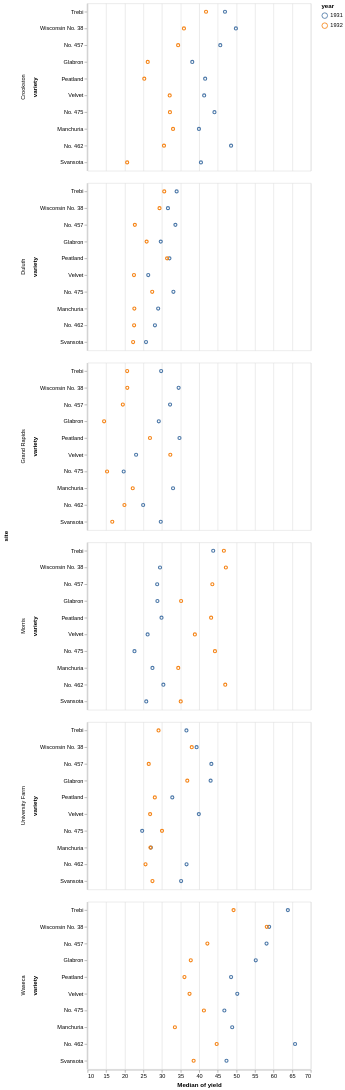

Write a Vega-Lite specification for this figure.
### Vega-Lite specification from a JSON file in a GitHub repository (floating-point values rounded to 4 significant figures)
{"config": {"view": {"height": 300, "width": 400}}, "encoding": {"y": {"scale": {"rangeStep": 20}, "field": "variety", "sort": {"field": "yield", "op": "median", "order": "descending"}, "type": "nominal"}, "x": {"aggregate": "median", "field": "yield", "type": "quantitative", "scale": {"zero": false}}, "color": {"field": "year", "type": "nominal"}, "row": {"field": "site", "type": "nominal"}}, "data": {"values": [{"variety": "Manchuria", "yield": 27.0, "site": "University Farm", "year": 1931}, {"variety": "Manchuria", "yield": 48.87, "site": "Waseca", "year": 1931}, {"variety": "Manchuria", "yield": 27.43, "site": "Morris", "year": 1931}, {"variety": "Manchuria", "yield": 39.93, "site": "Crookston", "year": 1931}, {"variety": "Manchuria", "yield": 32.97, "site": "Grand Rapids", "year": 1931}, {"variety": "Manchuria", "yield": 28.97, "site": "Duluth", "year": 1931}, {"variety": "Glabron", "yield": 43.07, "site": "University Farm", "year": 1931}, {"variety": "Glabron", "yield": 55.2, "site": "Waseca", "year": 1931}, {"variety": "Glabron", "yield": 28.77, "site": "Morris", "year": 1931}, {"variety": "Glabron", "yield": 38.13, "site": "Crookston", "year": 1931}, {"variety": "Glabron", "yield": 29.13, "site": "Grand Rapids", "year": 1931}, {"variety": "Glabron", "yield": 29.67, "site": "Duluth", "year": 1931}, {"variety": "Svansota", "yield": 35.13, "site": "University Farm", "year": 1931}, {"variety": "Svansota", "yield": 47.33, "site": "Waseca", "year": 1931}, {"variety": "Svansota", "yield": 25.77, "site": "Morris", "year": 1931}, {"variety": "Svansota", "yield": 40.47, "site": "Crookston", "year": 1931}, {"variety": "Svansota", "yield": 29.67, "site": "Grand Rapids", "year": 1931}, {"variety": "Svansota", "yield": 25.7, "site": "Duluth", "year": 1931}, {"variety": "Velvet", "yield": 39.9, "site": "University Farm", "year": 1931}, {"variety": "Velvet", "yield": 50.23, "site": "Waseca", "year": 1931}, {"variety": "Velvet", "yield": 26.13, "site": "Morris", "year": 1931}, {"variety": "Velvet", "yield": 41.33, "site": "Crookston", "year": 1931}, {"variety": "Velvet", "yield": 23.03, "site": "Grand Rapids", "year": 1931}, {"variety": "Velvet", "yield": 26.3, "site": "Duluth", "year": 1931}, {"variety": "Trebi", "yield": 36.57, "site": "University Farm", "year": 1931}, {"variety": "Trebi", "yield": 63.83, "site": "Waseca", "year": 1931}, {"variety": "Trebi", "yield": 43.77, "site": "Morris", "year": 1931}, {"variety": "Trebi", "yield": 46.93, "site": "Crookston", "year": 1931}, {"variety": "Trebi", "yield": 29.77, "site": "Grand Rapids", "year": 1931}, {"variety": "Trebi", "yield": 33.93, "site": "Duluth", "year": 1931}, {"variety": "No. 457", "yield": 43.27, "site": "University Farm", "year": 1931}, {"variety": "No. 457", "yield": 58.1, "site": "Waseca", "year": 1931}, {"variety": "No. 457", "yield": 28.7, "site": "Morris", "year": 1931}, {"variety": "No. 457", "yield": 45.67, "site": "Crookston", "year": 1931}, {"variety": "No. 457", "yield": 32.17, "site": "Grand Rapids", "year": 1931}, {"variety": "No. 457", "yield": 33.6, "site": "Duluth", "year": 1931}, {"variety": "No. 462", "yield": 36.6, "site": "University Farm", "year": 1931}, {"variety": "No. 462", "yield": 65.77, "site": "Waseca", "year": 1931}, {"variety": "No. 462", "yield": 30.37, "site": "Morris", "year": 1931}, {"variety": "No. 462", "yield": 48.57, "site": "Crookston", "year": 1931}, {"variety": "No. 462", "yield": 24.93, "site": "Grand Rapids", "year": 1931}, {"variety": "No. 462", "yield": 28.1, "site": "Duluth", "year": 1931}, {"variety": "Peatland", "yield": 32.77, "site": "University Farm", "year": 1931}, {"variety": "Peatland", "yield": 48.57, "site": "Waseca", "year": 1931}, {"variety": "Peatland", "yield": 29.87, "site": "Morris", "year": 1931}, {"variety": "Peatland", "yield": 41.6, "site": "Crookston", "year": 1931}, {"variety": "Peatland", "yield": 34.7, "site": "Grand Rapids", "year": 1931}, {"variety": "Peatland", "yield": 32.0, "site": "Duluth", "year": 1931}, {"variety": "No. 475", "yield": 24.67, "site": "University Farm", "year": 1931}, {"variety": "No. 475", "yield": 46.77, "site": "Waseca", "year": 1931}, {"variety": "No. 475", "yield": 22.6, "site": "Morris", "year": 1931}, {"variety": "No. 475", "yield": 44.1, "site": "Crookston", "year": 1931}, {"variety": "No. 475", "yield": 19.7, "site": "Grand Rapids", "year": 1931}, {"variety": "No. 475", "yield": 33.07, "site": "Duluth", "year": 1931}, {"variety": "Wisconsin No. 38", "yield": 39.3, "site": "University Farm", "year": 1931}, {"variety": "Wisconsin No. 38", "yield": 58.8, "site": "Waseca", "year": 1931}, {"variety": "Wisconsin No. 38", "yield": 29.47, "site": "Morris", "year": 1931}, {"variety": "Wisconsin No. 38", "yield": 49.87, "site": "Crookston", "year": 1931}, {"variety": "Wisconsin No. 38", "yield": 34.47, "site": "Grand Rapids", "year": 1931}, {"variety": "Wisconsin No. 38", "yield": 31.6, "site": "Duluth", "year": 1931}, {"variety": "Manchuria", "yield": 26.9, "site": "University Farm", "year": 1932}, {"variety": "Manchuria", "yield": 33.47, "site": "Waseca", "year": 1932}, {"variety": "Manchuria", "yield": 34.37, "site": "Morris", "year": 1932}, {"variety": "Manchuria", "yield": 32.97, "site": "Crookston", "year": 1932}, {"variety": "Manchuria", "yield": 22.13, "site": "Grand Rapids", "year": 1932}, {"variety": "Manchuria", "yield": 22.57, "site": "Duluth", "year": 1932}, {"variety": "Glabron", "yield": 36.8, "site": "University Farm", "year": 1932}, {"variety": "Glabron", "yield": 37.73, "site": "Waseca", "year": 1932}, {"variety": "Glabron", "yield": 35.13, "site": "Morris", "year": 1932}, {"variety": "Glabron", "yield": 26.17, "site": "Crookston", "year": 1932}, {"variety": "Glabron", "yield": 14.43, "site": "Grand Rapids", "year": 1932}, {"variety": "Glabron", "yield": 25.87, "site": "Duluth", "year": 1932}, {"variety": "Svansota", "yield": 27.43, "site": "University Farm", "year": 1932}, {"variety": "Svansota", "yield": 38.5, "site": "Waseca", "year": 1932}, {"variety": "Svansota", "yield": 35.03, "site": "Morris", "year": 1932}, {"variety": "Svansota", "yield": 20.63, "site": "Crookston", "year": 1932}, {"variety": "Svansota", "yield": 16.63, "site": "Grand Rapids", "year": 1932}, {"variety": "Svansota", "yield": 22.23, "site": "Duluth", "year": 1932}, {"variety": "Velvet", "yield": 26.8, "site": "University Farm", "year": 1932}, {"variety": "Velvet", "yield": 37.4, "site": "Waseca", "year": 1932}, {"variety": "Velvet", "yield": 38.83, "site": "Morris", "year": 1932}, {"variety": "Velvet", "yield": 32.07, "site": "Crookston", "year": 1932}, {"variety": "Velvet", "yield": 32.23, "site": "Grand Rapids", "year": 1932}, {"variety": "Velvet", "yield": 22.47, "site": "Duluth", "year": 1932}, {"variety": "Trebi", "yield": 29.07, "site": "University Farm", "year": 1932}, {"variety": "Trebi", "yield": 49.23, "site": "Waseca", "year": 1932}, {"variety": "Trebi", "yield": 46.63, "site": "Morris", "year": 1932}, {"variety": "Trebi", "yield": 41.83, "site": "Crookston", "year": 1932}, {"variety": "Trebi", "yield": 20.63, "site": "Grand Rapids", "year": 1932}, {"variety": "Trebi", "yield": 30.6, "site": "Duluth", "year": 1932}, {"variety": "No. 457", "yield": 26.43, "site": "University Farm", "year": 1932}, {"variety": "No. 457", "yield": 42.2, "site": "Waseca", "year": 1932}, {"variety": "No. 457", "yield": 43.53, "site": "Morris", "year": 1932}, {"variety": "No. 457", "yield": 34.33, "site": "Crookston", "year": 1932}, {"variety": "No. 457", "yield": 19.47, "site": "Grand Rapids", "year": 1932}, {"variety": "No. 457", "yield": 22.7, "site": "Duluth", "year": 1932}, {"variety": "No. 462", "yield": 25.57, "site": "University Farm", "year": 1932}, {"variety": "No. 462", "yield": 44.7, "site": "Waseca", "year": 1932}, {"variety": "No. 462", "yield": 47.0, "site": "Morris", "year": 1932}, {"variety": "No. 462", "yield": 30.53, "site": "Crookston", "year": 1932}, {"variety": "No. 462", "yield": 19.9, "site": "Grand Rapids", "year": 1932}, {"variety": "No. 462", "yield": 22.5, "site": "Duluth", "year": 1932}, {"variety": "Peatland", "yield": 28.07, "site": "University Farm", "year": 1932}, {"variety": "Peatland", "yield": 36.03, "site": "Waseca", "year": 1932}, {"variety": "Peatland", "yield": 43.2, "site": "Morris", "year": 1932}, {"variety": "Peatland", "yield": 25.23, "site": "Crookston", "year": 1932}, {"variety": "Peatland", "yield": 26.77, "site": "Grand Rapids", "year": 1932}, {"variety": "Peatland", "yield": 31.37, "site": "Duluth", "year": 1932}, {"variety": "No. 475", "yield": 30.0, "site": "University Farm", "year": 1932}, {"variety": "No. 475", "yield": 41.27, "site": "Waseca", "year": 1932}, {"variety": "No. 475", "yield": 44.23, "site": "Morris", "year": 1932}, {"variety": "No. 475", "yield": 32.13, "site": "Crookston", "year": 1932}, {"variety": "No. 475", "yield": 15.23, "site": "Grand Rapids", "year": 1932}, {"variety": "No. 475", "yield": 27.37, "site": "Duluth", "year": 1932}, {"variety": "Wisconsin No. 38", "yield": 38.0, "site": "University Farm", "year": 1932}, {"variety": "Wisconsin No. 38", "yield": 58.17, "site": "Waseca", "year": 1932}, {"variety": "Wisconsin No. 38", "yield": 47.17, "site": "Morris", "year": 1932}, {"variety": "Wisconsin No. 38", "yield": 35.9, "site": "Crookston", "year": 1932}, {"variety": "Wisconsin No. 38", "yield": 20.67, "site": "Grand Rapids", "year": 1932}, {"variety": "Wisconsin No. 38", "yield": 29.33, "site": "Duluth", "year": 1932}]}, "mark": "point", "$schema": "https://vega.github.io/schema/vega-lite/v2.4.1.json"}
